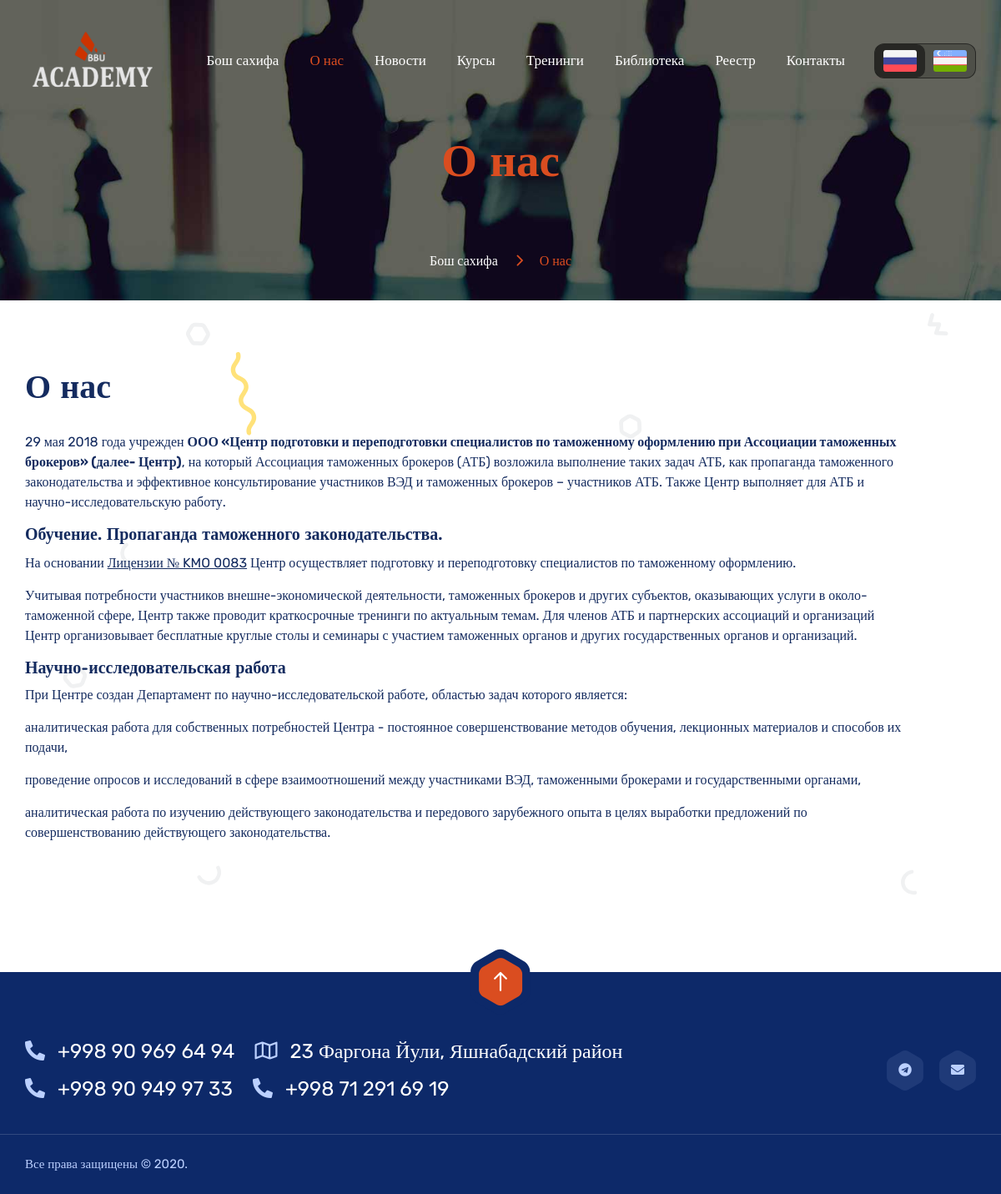
The page /about/ on the database its author committed.
### settings/models.py (models this page shows, shortened)
class Page(models.Model):
    name = models.CharField("Имя страницы (из urls.py)", max_length=200, unique=True)
    template_name = models.CharField("Путь к шаблону", max_length=200, null=True, blank=True)
    parent_page = models.ForeignKey(verbose_name="Следует после (в хлебных крошках)", to='Page', on_delete=models.DO_NOTHING, null=True, blank=True)
    sorting = models.PositiveIntegerField("Порядок отображения в меню", default=0, blank=False, null=False)
    title = models.CharField("Заголовок страницы", max_length=200)
    show_in_menu = models.BooleanField("Показывать в меню", default=False)
    menu_name = models.CharField("Название в меню", help_text="Оставьте пустым, чтобы использовать заголовок страницы", max_length=200, null=True, blank=True)
    meta_description = models.CharField("Описание (мета-тег)", help_text="Необязательно. Используется для SEO.", max_length=1000, null=True, blank=True)
    meta_keywords = models.CharField("Ключевые слова (мета-тег)", help_text="Необязательно. Используется для SEO.", max_length=500, null=True, blank=True)
    meta_robots = models.CharField("Robots (мета-тег)", help_text="Необязательно. Используется для SEO.", max_length=500, null=True, blank=True)
    def get_menu_name(self):
        return self.menu_name if self.menu_name else self.title
    def breadcrumbs(self, first_call=True):
        if first_call:
            this_value = f"""<li class="active">{self.title}</li>"""
        else:
            this_value = f"""<li><a href="{reverse(self.name)}" title="{self.title}">{self.title}</a></li>"""
        if self.parent_page:
            return f"{self.parent_page.breadcrumbs(False)}\n{this_value}"
        else:
            return this_value
    class Meta:
        ordering = ['sorting']
        verbose_name = "Настройки страницы"
        verbose_name_plural = "Настройки страниц"

class StaticInformation(models.Model):
    name = models.CharField("Название", max_length=200)
    key = models.CharField("Ключ", max_length=200)
    value = models.CharField("Значение", max_length=500)
    class Meta:
        verbose_name = "Статическая информация"
        verbose_name_plural = "Статическая информация"

### settings/views.py (the view)
# urls.py: path('about/', other_views.Static.as_view(), name='about'),
class Static(View):
    def get(self, request):
        page = get_object_or_404(Page, name=resolve(request.path_info).url_name)
        return render(request, page.template_name, {"page": page})

### templates/about.html (shortened to what this page needs)
{% extends 'base.html' %}
{% load static %}
{% load front_tags %}
{% block main %}
<section>
    <div class="w-100 pt-60 position-relative">
        <div class="fixed-bg" style="background-image: url({% static '/images/about.jpg' %});"></div>
        <div class="container">
            <div class="page-title-wrap text-center w-100 d-inline-block">
                <div class="page-title-inner d-inline-block">
                    <h2 class="mb-0 text-color7">{{ page.title }}</h2>
                </div>
                <div class="breadcrumbs-wrap w-100">
                    <ul class="breadcrumbs mb-0 list-unstyled d-inline-flex">
                        {{ page.breadcrumbs| safe }}
                    </ul>
                </div>
            </div>
        </div>
    </div>
</section>
<section>
    <div class="w-100 pt-40 pb-100 position-relative">
        <div id="particles1" class="particles-js top-left" data-color="#ffe27a" data-saturation="300" data-size="40" data-count="8" data-speed="2" data-hide="770" data-image="assets"></div>
        <div class="container">
            <div class="about-wrap5 w-100">
                <div class="row align-items-center">
                    <div class="col-md-12 col-sm-12 col-lg-12">
                        <div class="about-desc5 w-100 mt-40">
                                <h2 class="mb-30">О нас</h2>
                                <p class="mb-30">29 мая 2018 года учрежден <b>ООО «Центр подготовки и переподготовки
                                        специалистов по таможенному оформлению при Ассоциации таможенных брокеров» (далее-
                                        Центр)</b>, на который Ассоциация таможенных брокеров (АТБ) возложила выполнение
                                    таких задач
                                    АТБ, как пропаганда таможенного законодательства и эффективное консультирование
                                    участников ВЭД и таможенных брокеров – участников АТБ. Также Центр выполняет для АТБ и
                                    научно-исследовательскую работу.</p>
                                <h5 class="mb-10">Обучение. Пропаганда таможенного законодательства.</h5>
                                <p class="mb-10">На основании <a href="http://atb.uz/wp-content/uploads/2018/08/Edinyj_portal_interaktivnyh_gosudarstvennyh-4.pdf" target="_blank" style="text-decoration: underline;">Лицензии № KMO 0083</a> Центр осуществляет подготовку и
                                    переподготовку специалистов по таможенному оформлению.</p>
                                <p class="mb-30"> Учитывая потребности участников внешне-экономической деятельности,
                                    таможенных брокеров и
                                    других субъектов, оказывающих услуги в около-таможенной сфере, Центр также проводит
                                    краткосрочные тренинги по актуальным темам.
                                    Для членов АТБ и партнерских ассоциаций и организаций Центр организовывает бесплатные
                                    круглые столы и семинары с участием таможенных органов и других государственных органов
                                    и организаций.
                                </p>
                                <h5>Научно-исследовательская работа</h5>
                                <p class="mb-10">При Центре создан Департамент по научно-исследовательской работе, областью
                                    задач которого является:</p>
                                <p class="mb-10">аналитическая работа для собственных потребностей Центра - постоянное совершенствование
                                   методов обучения, лекционных материалов и способов их подачи,</p>
                                <p class="mb-10">проведение опросов и исследований в сфере взаимоотношений между участниками ВЭД,
                                    таможенными брокерами и государственными органами,</p>
                                <p class="mb-10">   аналитическая работа по изучению действующего законодательства и передового зарубежного
                                    опыта в целях выработки предложений по совершенствованию действующего законодательства.
                                </p>
                        </div>
                    </div>
                </div>
            </div>
        </div>
    </div>
</section>
{% endblock %}

### templates/base.html (shortened to what this page needs)
<!DOCTYPE html>
<html lang="ru">
<head>
    {% load static %}
    {% load i18n %}
    <link rel="stylesheet" href="{% static 'css/all.min.css' %}">
    <link rel="stylesheet" href="{% static 'css/flaticon.css' %}">
    <link rel="stylesheet" href="{% static 'css/animate.min.css' %}">
    <link rel="stylesheet" href="{% static 'css/bootstrap.min.css' %}">
    <link rel="stylesheet" href="{% static 'css/bootstrap-select.min.css' %}">
    <link rel="stylesheet" href="{% static 'css/owl.carousel.min.css' %}">
    <link rel="stylesheet" href="{% static 'css/jquery.fancybox.min.css' %}">
    <link rel="stylesheet" href="{% static 'css/perfect-scrollbar.css' %}">
    <link rel="stylesheet" href="{% static 'css/slick.css' %}">
    <link rel="stylesheet" href="{% static 'css/style.css' %}">
    <link rel="stylesheet" href="{% static 'css/responsive.css' %}">
    <link rel="stylesheet" href="{% static 'css/color.css' %}">
    <link rel="stylesheet" href="{% static 'css/revolution/settings.css' %}">
    <link rel="stylesheet" href="{% static 'css/revolution/layers.css' %}">
    <link rel="stylesheet" href="{% static 'css/revolution/navigation.css' %}">
    <link rel="stylesheet" href="{% static 'css/additional.css' %}">
</head>
<body>
    <main>
        <header class="style1 logo-left">
            <div class="container d-flex flex-row justify-content-between flex-nowrap">
                <div class="header-nav-wrap w-100">
                    <nav class="nav-wrap d-flex flex-row align-items-center justify-content-between flex-nowrap">
                        <div class="menu-wrap d-flex flex-row justify-content-start flex-nowrap w-100">
                            <div class="logo">
                                <a class="desktop-logo" href="{% url 'index' %}" title="{{ page.title }}">
                                    <img class="default-logo img-fluid" src="{% static '/images/logo-w.png' %}" alt="Logo"
                                         srcset="{% static '/images/logo-w.png' %}" width="160">
                                </a>
                            </div>
                            <div class="menu d-flex flex-row align-items-center justify-content-end flex-nowrap w-100">
                                <ul class="main-menu mb-0 list-unstyled d-flex flex-row align-items-center justify-content-start flex-wrap">
                                    {{ page_menu| safe }}
                                </ul>
                            </div>
                        </div>
                        <div class="menu-right-icons d-flex flex-row align-items-center justify-content-end flex-nowrap">
                            <div class="languages d-flex">
                                <a href="{% url 'set_language' 'ru' %}" class="language-item {% if request.LANGUAGE_CODE == "ru" %}active{% endif %}">
                                    <img src="{% static 'images/flag-ru.png' %}" alt="Флаг России">
                                </a>
                                <a href="{% url 'set_language' 'uz' %}" class="language-item {% if request.LANGUAGE_CODE == "uz" %}active{% endif %}">
                                    <img src="{% static 'images/flag-uz.png' %}" alt="Флаг Узбекистана">
                                </a>
                            </div>
                        </div>
                    </nav>
                </div>
            </div>
        </header>
        {% block main %}
        {% endblock %}
        <footer>
            <div class="w-100 pt-70 bg-color14 text-color15 position-relative">
                <div class="scroll-top-btn position-absolute"><a href="javascript:void(0);" title=""><i
                        class="metaicon-arrow-pointing-to-up"></i></a></div>
                <div class="container">
                    <div class="footer-content-wrap align-items-center d-flex justify-content-between flex-wrap w-100">
                        <div class="footer-content-inner">
                            <ul class="mb-0 d-flex list-unstyled">
                                <li class="text-white"><a href="tel:{{ phone1 }}" title="{% translate "Позвонить на номер" %} {{ phone1 }}"><i
                                        class="fas fa-phone-alt text-color15"></i>{{ phone1 }}</a></li>
                                <li class="text-white"><i class="far fa-map text-color15"></i>{{ address }}
                                </li>
                            </ul>
                            <ul class="mb-0 d-flex list-unstyled">
                                <li class="text-white"><a href="tel:{{ phone2 }}" title="{% translate "Позвонить на номер" %} {{ phone2 }}"><i
                                        class="fas fa-phone-alt text-color15"></i>{{ phone2 }}</a></li>
                                <li class="text-white"><a href="tel:{{ phone3 }}" title="{% translate "Позвонить на номер" %} {{ phone3 }}"><i
                                        class="fas fa-phone-alt text-color15"></i>{{ phone3 }}</a></li>
                            </ul>
                        </div>
                        <div class="scl-links2">
                            <a href="https://t.me/{% if telegram|slice:":1" == "@" %}{{ telegram|slice:"1:" }}{% else %}{{ telegram }}{% endif %}"
                               title="{% translate "Перейти в наш telegram" %}" target="_blank"><i class="fab fa-telegram"></i></a>
                            <a href="mailto:{{ email }}" title="{% translate "Написать сообщение на нашу почту" %}" target="_blank"><i
                                    class="fas fa-envelope"></i></a>
                        </div>
                    </div>
                    <div class="copyright w-100">
                        <p class="mb-0">Все права защищены &copy; 2020.</p>
                    </div>
                </div>
            </div>
        </footer>
    </main>
</body>

### static/css/color.css (style rules this page uses)
.thm-brd-clr, { border-color: #ffe27a; }

### static/css/additional.css (style rules this page uses)
@media screen and (max-width: 1200px) { .container { padding: 0 15px } }
footer { margin-top: 40px; }
.responsive-menu ul li a.active, .main-menu li a.active { color: var(--color7) !important; }
html { scroll-behavior: smooth; }
.languages { background-color: rgba(0,0,0, 0.2); border: 1px solid rgba(0,0,0, 0.5); border-radius: 12px; }
.languages .language-item.active { background-color: rgba(0,0,0, 0.5); border-radius: 10px; }
.language-item { padding: 0 10px; display: block; width: 60px; }
.language-item img { height: auto; width: 100%; }

### rows shown on the page
Page: title "О нас", breadcrumbs "Бош сахифа О нас"
StaticInformation: value "+998 90 969 64 94"
StaticInformation: value "23 Фаргона Йули, Яшнабадский район"
StaticInformation: value "+998 90 949 97 33"
StaticInformation: value "+998 71 291 69 19"

### other values the page prints
{{ page_menu| safe }} "Бош сахифа О нас Новости Курсы Тренинги Библиотека Реестр Контакты"
